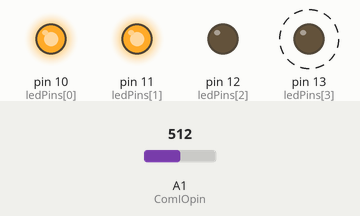
Simulated run of this sketch. Board: Arduino Uno, built with avr-gcc and run on an emulated ATmega328P. Shown: output pins drawn as LEDs (lit = HIGH). Dashed ring = blinking. The test bench sets the inputs (shaded band); at power-on: A1 (ComIOpin) = 512. What the sketch prints to the serial monitor is not drawn.

Above: at 1.06 s.
1.3 s: A1 (ComIOpin) set to 0
At 2.5 s:
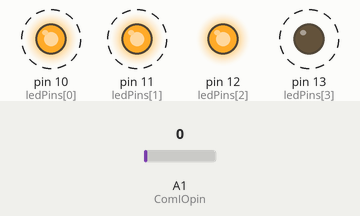
4.3 s: A1 (ComIOpin) set to 122
At 4.64 s:
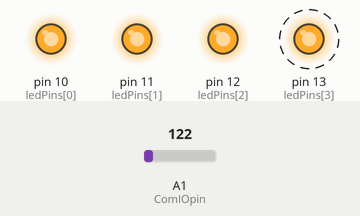
7.3 s: A1 (ComIOpin) set to 1023
At 7.63 s:
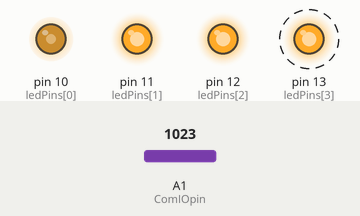
10.3 s: A1 (ComIOpin) set to 900
Timing chart, 0 to 23.3 s (numbered marks = the images above; inputs shaded):
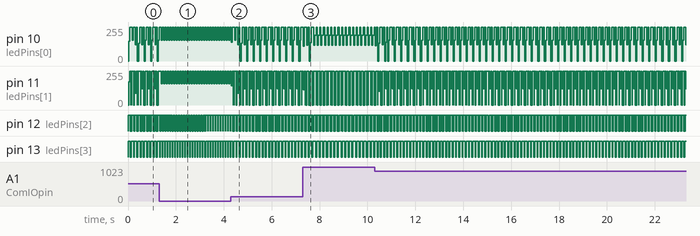

Measured:
- after the input at 4.3 s, pin 13 (ledPins[3]): alternates HIGH for 0.10 s and LOW for 0.04 s, starting after 0.21 s
- by itself, pin 12 (ledPins[2]): repeats every 0.14 s: HIGH 0.08 s, LOW 0.02 s, HIGH 0.02 s, LOW 0.02 s
- by itself, pin 13 (ledPins[3]): alternates HIGH for 0.08 s and LOW for 0.02 s

The sketch:

test_HEF4067BP.ino
```cpp
// Set Analog I/O pin to use for reading channel values from multiplexer.
int ComIOpin = A1;  // HEF4067BP(X)(ICpin-01)

// Set which pins tell the multiplexer which input to read from.
//int DpinA0 = 10;  // HEF4067BP Address Input A0 (A)(ICpin-10)
//int DpinA1 = 11;  // HEF4067BP Address Input A1 (B)(ICpin-11)
//int DpinA2 = 12;  // HEF4067BP Address Input A2 (C)(ICpin-14)
//int DpinA3 = 13;  // HEF4067BP Address Input A3 (D)(ICpin-13)
int ledPins[] = {10, 11, 12, 13};

void setup() {

  // Set the digital pins to outputs.
  pinMode(ledPins[0], OUTPUT);  // HEF4067BP Address Input A = pin10
  pinMode(ledPins[1], OUTPUT);  // HEF4067BP Address Input B = pin11
  pinMode(ledPins[2], OUTPUT);  // HEF4067BP Address Input C = pin12
  pinMode(ledPins[3], OUTPUT);  // HEF4067BP Address Input D = pin13
  Serial.begin(9600); // Set Serial COM
}

void loop()

{
  Serial.println("--------------------------");

  //1
  digitalWrite(ledPins[0], HIGH);
  digitalWrite(ledPins[1], LOW);
  digitalWrite(ledPins[2], LOW);
  digitalWrite(ledPins[3], LOW);
  int readvol = analogRead(ComIOpin);
  Serial.println(readvol);

  digitalWrite(ledPins[0], LOW);
  digitalWrite(ledPins[1], HIGH);
  digitalWrite(ledPins[2], LOW);
  digitalWrite(ledPins[3], LOW);
  readvol = analogRead(ComIOpin);
  Serial.println(readvol);

  digitalWrite(ledPins[0], HIGH);
  digitalWrite(ledPins[1], HIGH);
  digitalWrite(ledPins[2], LOW);
  digitalWrite(ledPins[3], LOW);
  readvol = analogRead(ComIOpin);
  Serial.println(readvol);

    digitalWrite(ledPins[0], LOW);
  digitalWrite(ledPins[1], LOW);
  digitalWrite(ledPins[2], HIGH);
  digitalWrite(ledPins[3], LOW);
  readvol = analogRead(ComIOpin);
  Serial.println(readvol);

      digitalWrite(ledPins[0], HIGH);
  digitalWrite(ledPins[1], LOW);
  digitalWrite(ledPins[2], HIGH);
  digitalWrite(ledPins[3], LOW);
  readvol = analogRead(ComIOpin);
  Serial.println(readvol);

      digitalWrite(ledPins[0], LOW);
  digitalWrite(ledPins[1], HIGH);
  digitalWrite(ledPins[2], HIGH);
  digitalWrite(ledPins[3], LOW);
  readvol = analogRead(ComIOpin);
  Serial.println(readvol);

      digitalWrite(ledPins[0], HIGH);
  digitalWrite(ledPins[1], HIGH);
  digitalWrite(ledPins[2], HIGH);
  digitalWrite(ledPins[3], LOW);
  readvol = analogRead(ComIOpin);
  Serial.println(readvol);

      digitalWrite(ledPins[0], LOW);
  digitalWrite(ledPins[1], LOW);
  digitalWrite(ledPins[2], LOW);
  digitalWrite(ledPins[3], HIGH);
  readvol = analogRead(ComIOpin);
  Serial.println(readvol);

      digitalWrite(ledPins[0], HIGH);
  digitalWrite(ledPins[1], LOW);
  digitalWrite(ledPins[2], LOW);
  digitalWrite(ledPins[3], HIGH);
  readvol = analogRead(ComIOpin);
  Serial.println(readvol);

      digitalWrite(ledPins[0], LOW);
  digitalWrite(ledPins[1], HIGH);
  digitalWrite(ledPins[2], LOW);
  digitalWrite(ledPins[3], HIGH);
  readvol = analogRead(ComIOpin);
  Serial.println(readvol);

      digitalWrite(ledPins[0], HIGH);
  digitalWrite(ledPins[1], HIGH);
  digitalWrite(ledPins[2], LOW);
  digitalWrite(ledPins[3], HIGH);
  readvol = analogRead(ComIOpin);
  Serial.println(readvol);

      digitalWrite(ledPins[0], LOW);
  digitalWrite(ledPins[1], LOW);
  digitalWrite(ledPins[2], HIGH);
  digitalWrite(ledPins[3], HIGH);
  readvol = analogRead(ComIOpin);
  Serial.println(readvol);

      digitalWrite(ledPins[0], HIGH);
  digitalWrite(ledPins[1], LOW);
  digitalWrite(ledPins[2], HIGH);
  digitalWrite(ledPins[3], HIGH);
  readvol = analogRead(ComIOpin);
  Serial.println(readvol);

      digitalWrite(ledPins[0], LOW);
  digitalWrite(ledPins[1], HIGH);
  digitalWrite(ledPins[2], HIGH);
  digitalWrite(ledPins[3], HIGH);
  readvol = analogRead(ComIOpin);
  Serial.println(readvol);

      digitalWrite(ledPins[0], HIGH);
  digitalWrite(ledPins[1], HIGH);
  digitalWrite(ledPins[2], HIGH);
  digitalWrite(ledPins[3], HIGH);
  readvol = analogRead(ComIOpin);
  Serial.println(readvol);

  /*
    digitalWrite(ledPins[0], HIGH);
    digitalWrite(ledPins[1], HIGH);
    digitalWrite(ledPins[2], LOW);
    digitalWrite(ledPins[3], LOW);
    readvol = analogRead(ComIOpin);
    Serial.println("3 : " + readvol);

    digitalWrite(ledPins[0], LOW);
    digitalWrite(ledPins[1], LOW);
    digitalWrite(ledPins[2], HIGH);
    digitalWrite(ledPins[3], LOW);
    readvol = analogRead(ComIOpin);
    Serial.println("4 : " + readvol);
  */
  Serial.println("--------------------------");
}
```
